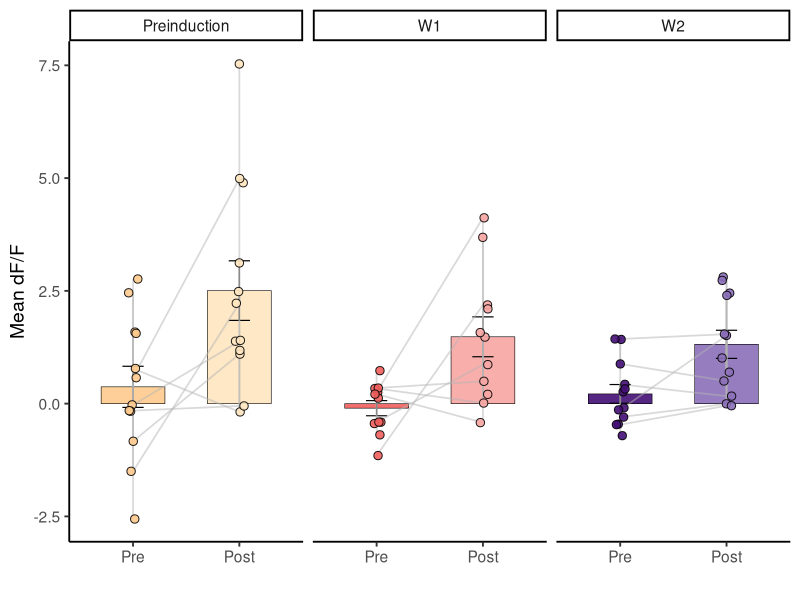

Write R code to recreate this figure. (Note: this script raises an error after producing the figure.)
## ---- chunk 1
knitr::opts_chunk$set(echo = TRUE)
## ---- chunk 2
library(tidyverse)
library(ggplot2)

df <- read.csv("mouse_prepost_raw_NE_Social.csv")

plot_mouse_prepost <- function(df,
                                pre_col,
                                post_col,
                                value_name = "signal",
                                condition_filter = NULL,
                                genotype_filter = NULL) {

  data <- df

  # =========================
  # FILTERING
  # =========================
  if (!is.null(condition_filter)) {
    data <- data %>% filter(condition == condition_filter)
  }

  if (!is.null(genotype_filter)) {
    data <- data %>% filter(genotype == genotype_filter)
  }

  data <- data %>% filter(behavior != "Other")

  if (nrow(data) == 0) return(NULL)

  # =========================
  # ORDERING
  # =========================
  week_order <- c("Preinduction", "W1", "W2", "W3")
  data$week <- factor(data$week, levels = week_order)

  # =========================
  # LONG FORMAT
  # =========================
  long_sub <- data %>%
    pivot_longer(
      cols = c(all_of(pre_col), all_of(post_col)),
      names_to = "window",
      values_to = value_name
    ) %>%
    mutate(
      window = recode(window,
                      !!pre_col := "Pre",
                      !!post_col := "Post"),
      window = factor(window, levels = c("Pre", "Post"))  # <<< LEFT → RIGHT FIX
    )

  # =========================
  # COLOR SYSTEM (week × window)
  # =========================
  fill_map <- c(

    # Preinduction (yellow family)
    "Preinduction_Pre"  = "#feca8d",
    "Preinduction_Post" = "#fde5c0",

    # W1 (red family)
    "W1_Pre"  = "#f1605d",
    "W1_Post" = "#f7a6a3",

    # W2 (purple family)
    "W2_Pre"  = "#440f76",
    "W2_Post" = "#8b6fb8"
  )

  long_sub <- long_sub %>%
    mutate(fill_group = paste(week, window, sep = "_"))

  # =========================
  # PLOT
  # =========================
  p <- ggplot(long_sub, aes(x = window, y = .data[[value_name]])) +

    # =====================
    # MEAN BARS
    # =====================
    stat_summary(
      aes(fill = fill_group),
      fun = mean,
      geom = "bar",
      width = 0.6,
      color = "black",
      linewidth = 0.2,
      alpha = 0.9,
      position = position_dodge(width = 0.6)
    ) +

    # error bars
    stat_summary(
      aes(group = fill_group),
      fun.data = mean_se,
      geom = "errorbar",
      width = 0.2,
      linewidth = 0.4,
      position = position_dodge(width = 0.6)
    ) +

    # =====================
    # PAIRED LINES (per mouse, within each week)
    # =====================
    geom_line(
      aes(group = interaction(mouse_id, week)),
      color = "gray70",
      alpha = 0.5,
      linewidth = 0.6
    ) +

    # =====================
    # POINTS
    # =====================
    geom_point(
      aes(fill = fill_group),
      shape = 21,
      color = "black",
      size = 2.5,
      alpha = 0.9,
      position = position_jitter(width = 0.05, height = 0)
    ) +

    facet_wrap(~week) +

    scale_fill_manual(values = fill_map) +

    theme_classic(base_size = 14) +

    theme(
      legend.position = "none",
      strip.background = element_rect(fill = "white")
    ) +

    xlab("") +
    ylab(value_name)

  print(p)
}

plot_mouse_prepost(
  df,
  pre_col = "pre_mean_dFF",
  post_col = "post_mean_dFF",
  value_name = "Mean dF/F",
  condition_filter = "Social",
  genotype_filter = "NE"
)
## ---- chunk 3
df_filtered <- df %>%
  filter(week == "W1", behavior == "Social_interaction", condition == "Social", genotype == "NE")
t.test(df_filtered$pre_mean_dFF, df_filtered$post_mean_dFF, paired = TRUE)

## ---- chunk 4
df_filtered_lmer <- df %>%
  filter(behavior == "Novel_interaction",
         condition == "Novel",
         genotype == "NE")

df_filtered_lmer$delta <- df_filtered_lmer$post_mean_dFF - df_filtered_lmer$pre_mean_dFF

m_anova <- lmerTest::lmer(delta ~ week + (1 | mouse_id), data = df_filtered_lmer)
summary(m_anova)

library(emmeans)
library(ggplot2)

# -------------------------
# Estimated means per week
# -------------------------
emm <- emmeans(m_anova, ~ week)
emm_df <- as.data.frame(emm)

# -------------------------
# Dunnett contrasts (vs control)
# -------------------------
dunnett_results <- contrast(
  emm,
  method = "trt.vs.ctrl",
  ref = 1
)

dunnett_df <- as.data.frame(dunnett_results)

# -------------------------
# KEEP ONLY SIGNIFICANT RESULTS
# -------------------------
dunnett_df <- dunnett_df[dunnett_df$p.value < 0.05, ]

# y position for labels
y_pos <- max(df_filtered_lmer$delta, na.rm = TRUE) * 1.1

# -------------------------
# PLOT
# -------------------------
ggplot() +
  
  # RAW DATA
  geom_jitter(
    data = df_filtered_lmer,
    aes(x = week, y = delta),
    width = 0.15,
    alpha = 0.5,
    size = 2
  ) +
  
  # MODEL MEAN
  geom_point(
    data = emm_df,
    aes(x = week, y = emmean),
    size = 3,
    color = "red"
  ) +
  
  # MODEL SE
  geom_errorbar(
    data = emm_df,
    aes(x = week,
        ymin = emmean - SE,
        ymax = emmean + SE),
    width = 0.15,
    color = "red"
  ) +
  
  # MODEL TREND
  geom_line(
    data = emm_df,
    aes(x = week, y = emmean, group = 1),
    color = "red"
  ) +
  
  # # SIGNIFICANT ONLY P VALUES
  # geom_text(
  #   data = dunnett_df,
  #   aes(
  #     x = 2,
  #     y = y_pos,
  #     label = paste0("p = ", signif(p.value, 2))
  #   ),
  #   inherit.aes = FALSE,
  #   size = 3
  # ) +
  
  theme_classic() +
  ylab("Δ dF/F (post - pre)") +
  xlab("Week")
